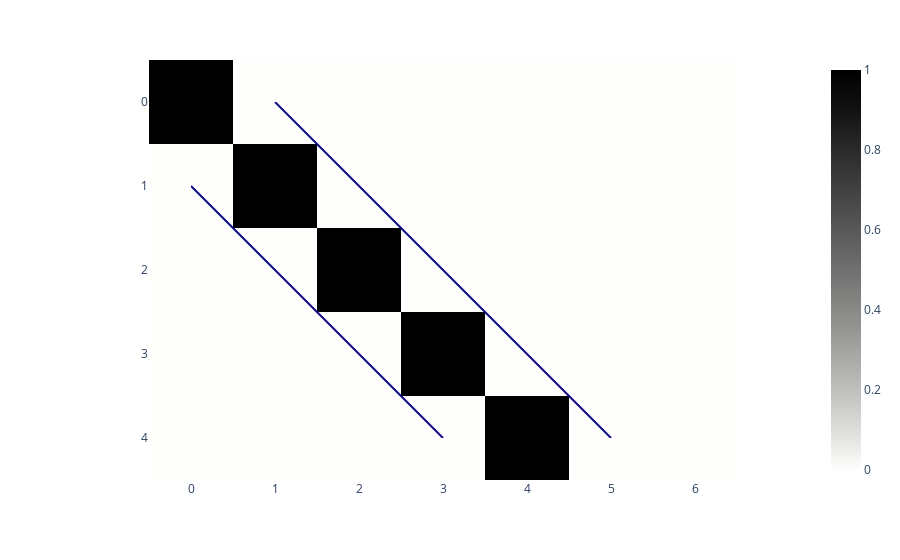

The notebook cell this image was saved under:
### Code cell
a =np.zeros((5,7))
for i in range(a.shape[0]):
    a[i,i]=1

   

fig = px.imshow(a,color_continuous_scale='gray_r')
fig.add_trace(go.Contour(z=a, showscale=False,
                         contours=dict(start=0, end=10, size=10, coloring='lines'),
                         line_width=2))

### Figure 1 — Plotly figure (JSON) as saved in the notebook; plotly's stock layout.template omitted (floating-point values rounded to 4 significant figures)
{"data": [{"coloraxis": "coloraxis", "hovertemplate": "x: %{x}<br>y: %{y}<br>color: %{z}<extra></extra>", "name": "0", "type": "heatmap", "xaxis": "x", "yaxis": "y", "z": [[1, 0, 0, 0, 0, 0, 0], [0, 1, 0, 0, 0, 0, 0], [0, 0, 1, 0, 0, 0, 0], [0, 0, 0, 1, 0, 0, 0], [0, 0, 0, 0, 1, 0, 0]]}, {"contours": {"coloring": "lines", "end": 10, "size": 10, "start": 0}, "line": {"width": 2}, "showscale": false, "type": "contour", "z": [[1, 0, 0, 0, 0, 0, 0], [0, 1, 0, 0, 0, 0, 0], [0, 0, 1, 0, 0, 0, 0], [0, 0, 0, 1, 0, 0, 0], [0, 0, 0, 0, 1, 0, 0]]}], "layout": {"coloraxis": {"colorscale": [[0, "rgb(254, 254, 253)"], [0.09091, "rgb(224, 224, 223)"], [0.1818, "rgb(197, 197, 195)"], [0.2727, "rgb(171, 171, 170)"], [0.3636, "rgb(146, 146, 145)"], [0.4545, "rgb(124, 123, 122)"], [0.5455, "rgb(102, 101, 101)"], [0.6364, "rgb(81, 80, 80)"], [0.7273, "rgb(59, 59, 59)"], [0.8182, "rgb(38, 38, 38)"], [0.9091, "rgb(16, 16, 16)"], [1, "rgb(0, 0, 0)"]]}, "margin": {"t": 60}, "xaxis": {"anchor": "y", "constrain": "domain", "domain": [0, 1], "scaleanchor": "y"}, "yaxis": {"anchor": "x", "autorange": "reversed", "constrain": "domain", "domain": [0, 1]}}}
